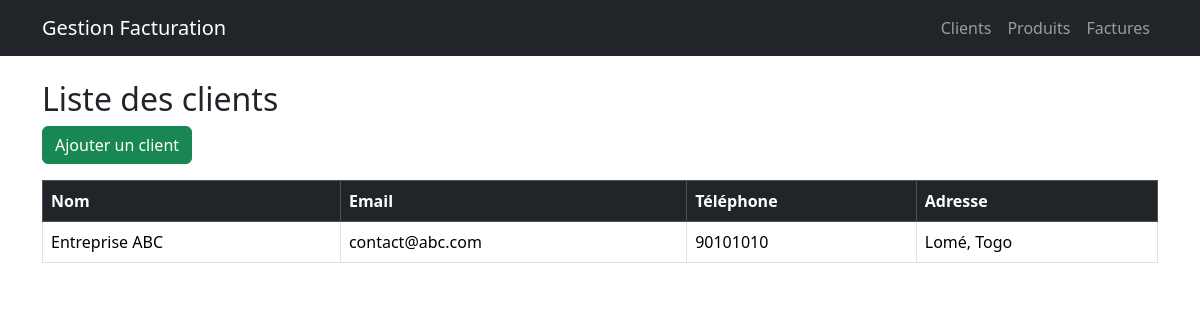
/clients/, run on the app's committed database.
### facturation/models.py (models this page shows, shortened)
class Client(models.Model):
    nom = models.CharField(max_length=150)
    email = models.EmailField(blank=True)
    telephone = models.CharField(max_length=20)
    adresse = models.TextField(blank=True)
    date_creation = models.DateTimeField(auto_now_add=True)

### facturation/views.py (the view)
# urls.py: path('clients/', views.liste_clients, name='liste_clients'),
def liste_clients(request):
    clients = Client.objects.all()
    return render(
        request,
        'facturation/liste_clients.html',
        {'clients': clients},
    )

### facturation/templates/facturation/liste_clients.html
{% extends 'facturation/base.html' %}
{% block content %}
<h2>Liste des clients</h2>
<a href="{% url 'ajouter_client' %}"
   class="btn btn-success mb-3">
    Ajouter un client
</a>
<table class="table table-bordered">
    <thead class="table-dark">
        <tr>
            <th>Nom</th>
            <th>Email</th>
            <th>Téléphone</th>
            <th>Adresse</th>
        </tr>
    </thead>
    <tbody>
        {% for client in clients %}
        <tr>
            <td>{{ client.nom }}</td>
            <td>{{ client.email }}</td>
            <td>{{ client.telephone }}</td>
            <td>{{ client.adresse }}</td>
        </tr>
        {% empty %}
        <tr>
            <td colspan="4">
                Aucun client enregistré.
            </td>
        </tr>
        {% endfor %}
    </tbody>
</table>
{% endblock %}

### data on the page
Client: nom "Entreprise ABC", email "contact@abc.com", telephone "90101010", adresse "Lomé, Togo"
